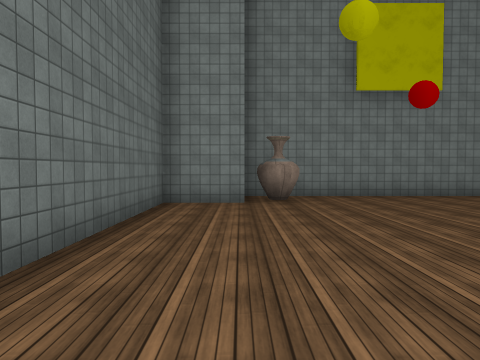
view 1 (above)

24 first-person views from a walk through a Unity game level. The camera is 1.4 m above the floor, tilts 2° down and sees 70° across. The floor is counted in squares, 2 m on a side. Each view is taken from the middle of a square. On the plan, view 1 faces up. The plan holds only what a view shows up to about 11 squares ahead; the rest is blank. The place goes on beyond the plan. Some surface patterns are stand-ins.

view 2
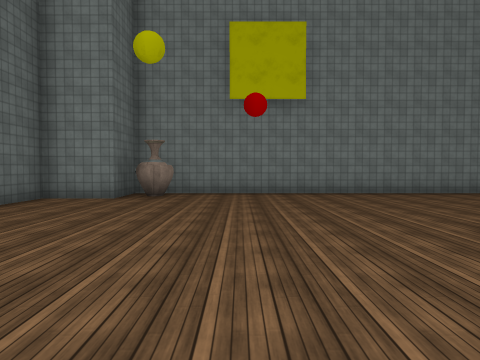

view 3
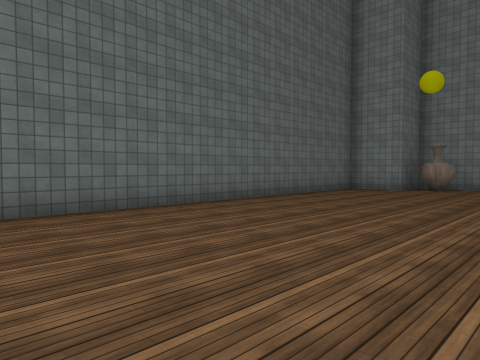

view 4
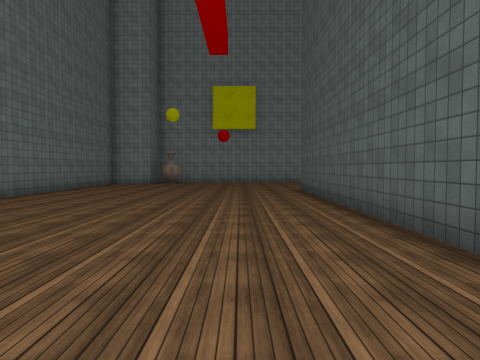

view 5
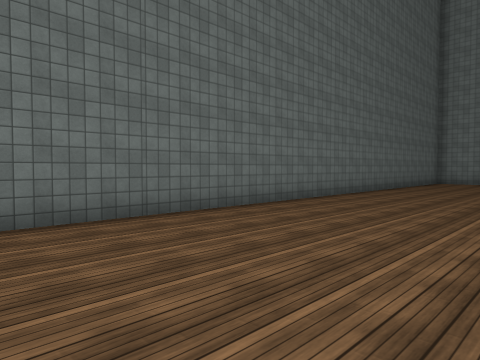

view 6
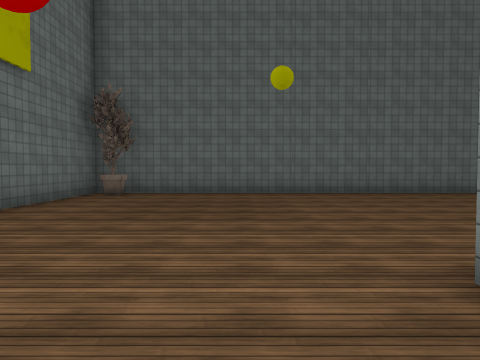

view 7
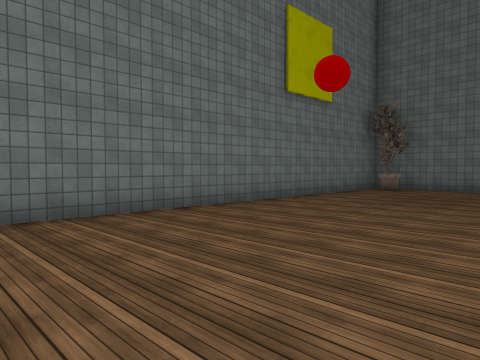

view 8
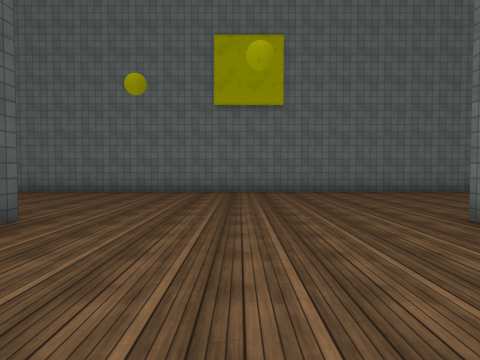

view 9
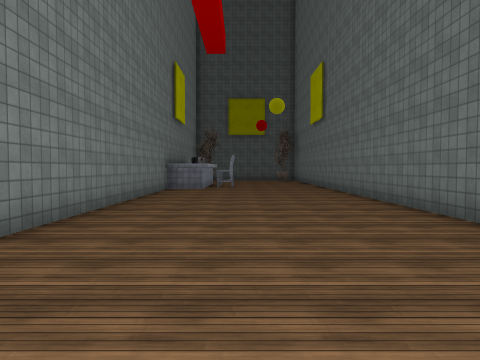

view 10
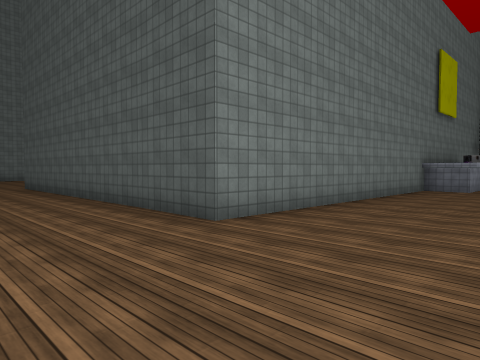

view 11
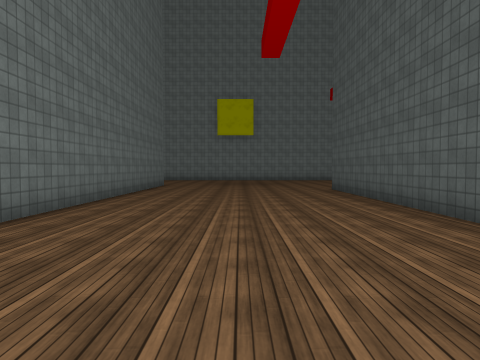

view 12
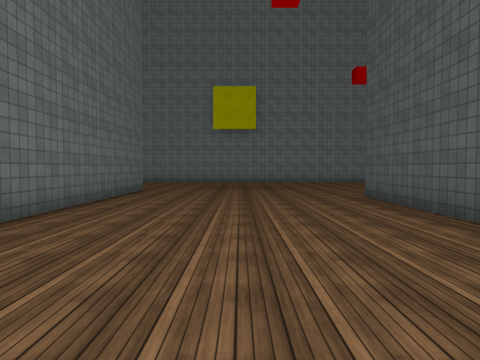

view 13
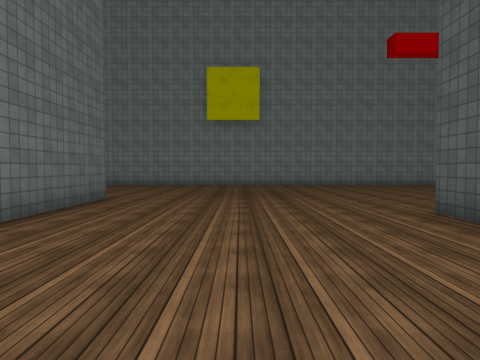

view 14
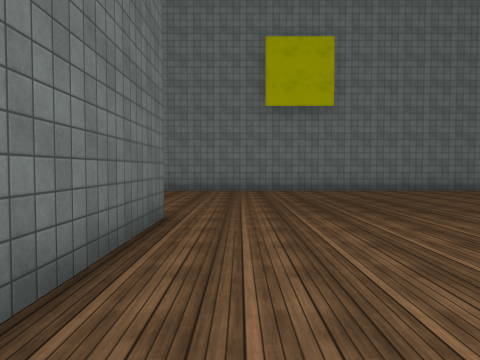

view 15
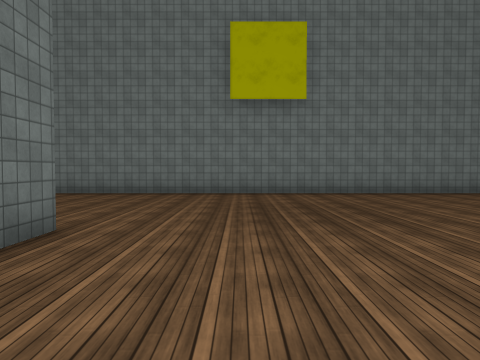

view 16
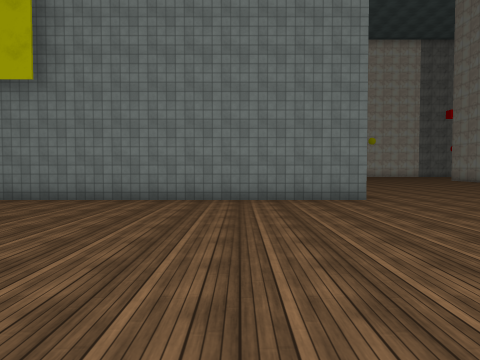

view 17
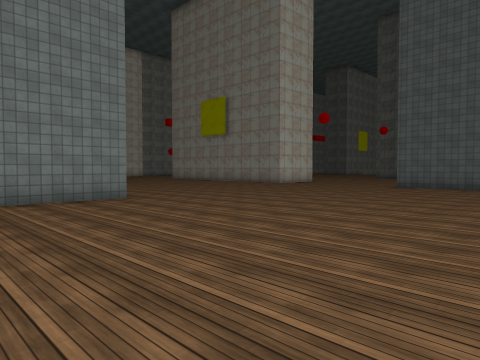

view 18
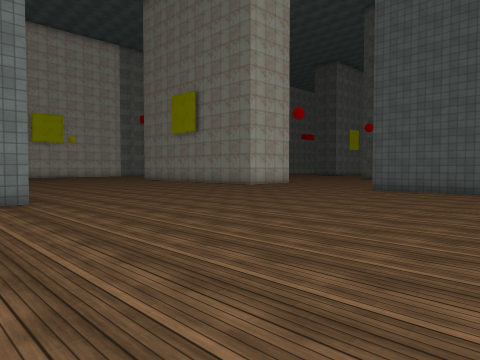

view 19
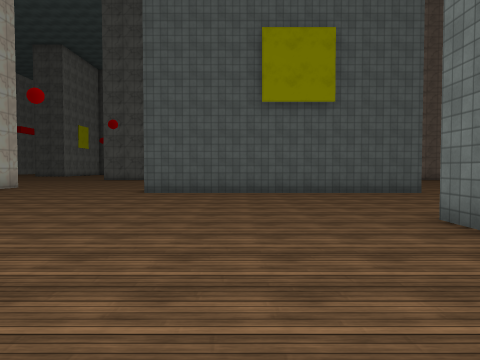

view 20
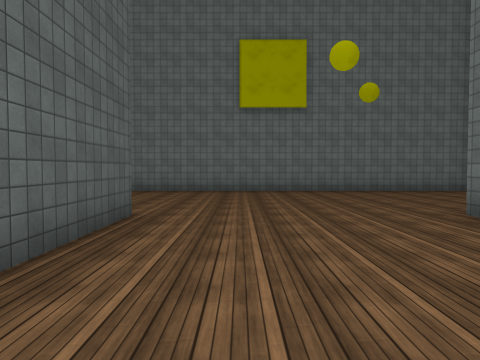

view 21
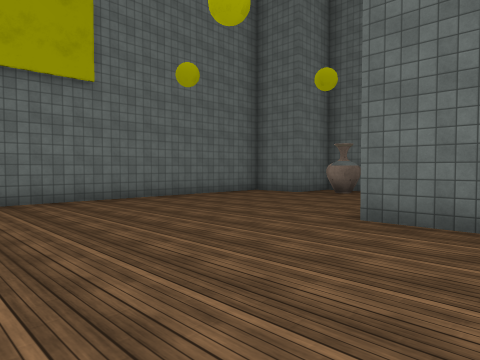

view 22
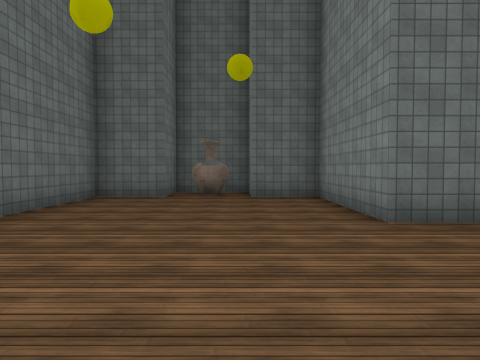

view 23
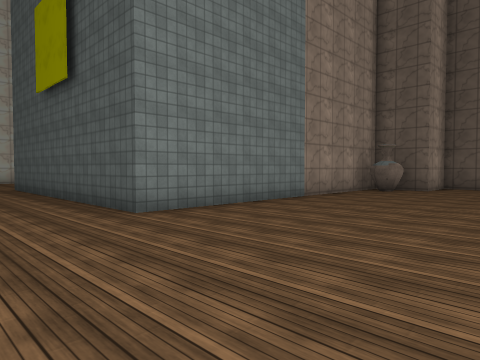

view 24
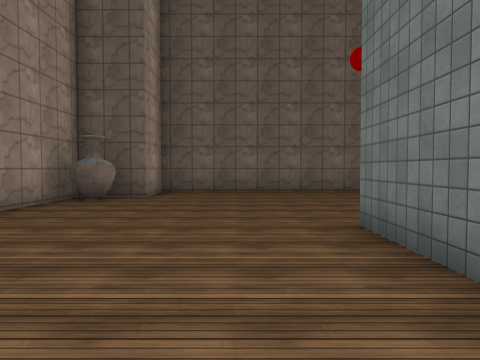

### Floor plan
Points are (right, up) in squares from view 1. A wall is a line through its corners. A room is listed if a view was taken in it or the views show most of it. See-through windows are left out.
Room 1 (views 1, 2, 3, 4, 5, 6, 7, 8, 9, 10, 11, 12, 13, 14, 15, 16, 17, 18, 19, 20, 21, 22, 23, 24)
walls: (22.8, 0.3) (23.6, 0.3); (19.9, 8.5) (0.1, 8.5) (0.1, 6.9) (-1.5, 6.9) (-1.5, -15) (23, -15); (23.6, -0.8) (23.6, -2.1) (19.8, -2.1) (19.8, -3.7) (18.9, -3.7); (18.2, -3.6) (18.2, -5.8) (19.8, -5.8) (19.8, -7.5) (33.2, -7.5); (8.9, 2.9) (8.9, -6.6); (23.4, -10.8) (23.4, -9.6); (24.7, -10.8) (23.2, -10.8) (23.2, -9.6) (15, -9.6) (15, 0.4); (5.9, -5.4) (5.9, 2.9); (37.2, -2.1) (28.6, -2.1) (28.6, 5.8); (38.9, -9.5) (38.9, -3.7) (37.2, -3.7) (37.2, -2.8)
ways out: gap at (19, -6)

Where each view was taken, in squares from view 1:
view 1: 0 up, 0 right, facing up
view 2: 1 down, 3 right, facing up
view 3: 4 down, 4 right, facing up-left
view 4: 8 down, 4 right, facing up
view 5: 10 down, 3 right, facing up-left
view 6: 11 down, 8 right, facing left
view 7: 10 down, 10 right, facing down-left
view 8: 5 down, 12 right, facing down
view 9: 12 down, 12 right, facing right
view 10: 13 down, 12 right, facing up-right
view 11: 11 down, 12 right, facing up
view 12: 8 down, 12 right, facing up
view 13: 5 down, 12 right, facing up
view 14: 2 down, 10 right, facing up
view 15: 1 down, 11 right, facing up
view 16: 1 up, 17 right, facing up
view 17: 1 up, 16 right, facing up-right
view 18: 1 up, 18 right, facing up-right
view 19: 3 up, 19 right, facing right
view 20: 3 up, 27 right, facing down
view 21: 0 up, 28 right, facing down-left
view 22: 4 down, 28 right, facing left
view 23: 7 down, 26 right, facing up-right
view 24: 6 down, 29 right, facing right
